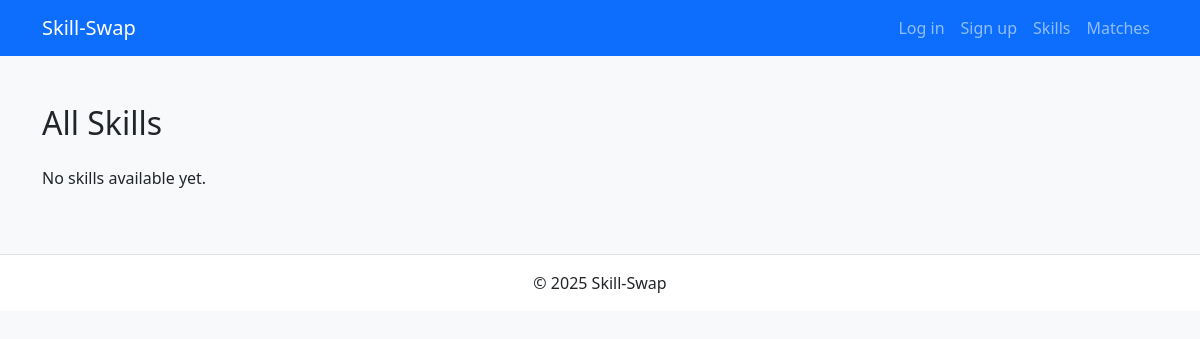
The app's page /skills/, older data.
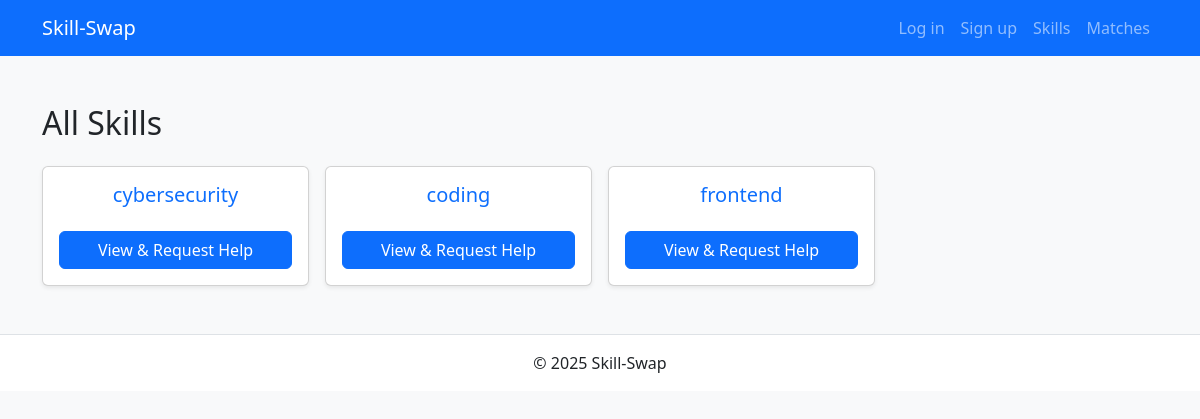
The same page, newer data.
### skills/models.py (models this page shows, shortened)
class Skill(models.Model):
    name = models.CharField(max_length=50, unique=True)

### skills/views.py (the view)
# urls.py: path('', SkillListView.as_view(), name='list'),
class SkillListView(generic.ListView):
    model = Skill
    template_name = 'skills/list.html'
    context_object_name = 'skills'

### notifications/context_processors.py (called while the page is built)
def unread_notifications(request):
    if request.user.is_authenticated:
        qs = Notification.objects.filter(
            user=request.user, is_read=False
        ).order_by('-created')
        return {'unread_notifications': qs}
    return {}

### templates/skills/list.html
{% extends "base.html" %}
{% block content %}
  <h2 class="mb-4">All Skills</h2>
  <div class="row g-3">
    {% for skill in skills %}
      <div class="col-6 col-md-4 col-lg-3">
        <div class="card h-100 text-center shadow-sm">
          <div class="card-body d-flex flex-column justify-content-center">
            <h5 class="card-title">{{ skill.name }}</h5>
            <a
              href="{% url 'skills:detail' skill.pk %}"
              class="btn btn-primary mt-3"
            >
              View & Request Help
            </a>
          </div>
        </div>
      </div>
    {% empty %}
      <p>No skills available yet.</p>
    {% endfor %}
  </div>
{% endblock %}

Row changes from the older to the newer data that the page shows:
added Skill: name "cybersecurity"
added Skill: name "coding"
added Skill: name "frontend"
Text that changed along with them:
text no longer shown: "No skills available yet."
